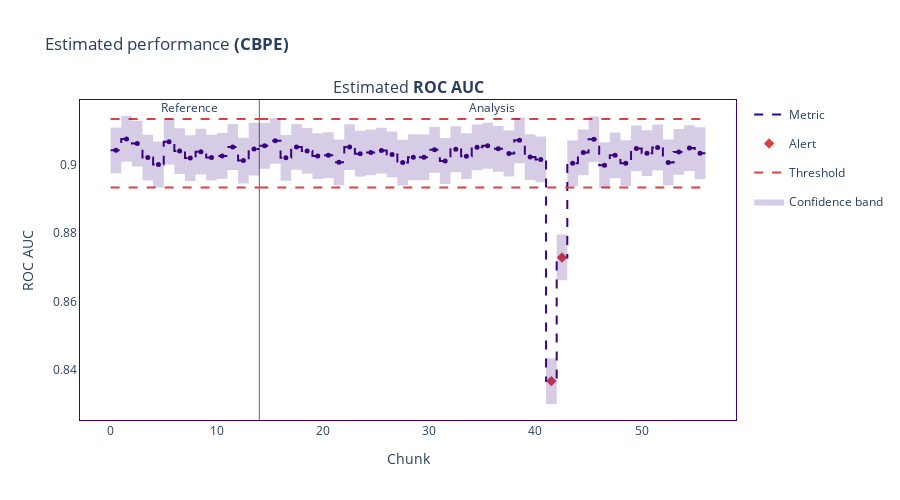

Notebook cell for this chart:
### Code cell
figure = estimated_performance.plot()
figure.show()

### Figure 1 — Plotly figure (JSON) as saved in the notebook; plotly's stock layout.template omitted (floating-point values rounded to 4 significant figures; data arrays with more than 128 entries replaced by an {"elided": "..."} marker saying what was removed)
{"data": [{"hoverinfo": "skip", "legendgroup": "metric_reference", "line": {"color": "#3b0280", "dash": "dash", "shape": "hv", "width": 2}, "mode": "lines", "name": "Metric", "showlegend": true, "type": "scatter", "x": [0, 1, 2, 3, 4, 5, 6, 7, 8, 9, 10, 11, 12, 13, 14], "xaxis": "x", "y": [0.9042, 0.9075, 0.9062, 0.9021, 0.9001, 0.9067, 0.904, 0.9019, 0.9038, 0.9021, 0.9026, 0.9052, 0.9012, 0.9046, 0.9046], "yaxis": "y"}, {"customdata": [["Estimated <b>ROC AUC</b>", "<b style=\"color:#3b0280;line-height:60px\">Reference</b>", "", "[0:4999]", "Chunk index: <b>0</b>", 0.9042, 0.0067], ["Estimated <b>ROC AUC</b>", "<b style=\"color:#3b0280;line-height:60px\">Reference</b>", "", "[5000:9999]", "Chunk index: <b>1</b>", 0.9075, 0.0067], ["Estimated <b>ROC AUC</b>", "<b style=\"color:#3b0280;line-height:60px\">Reference</b>", "", "[10000:14999]", "Chunk index: <b>2</b>", 0.9062, 0.0067], ["Estimated <b>ROC AUC</b>", "<b style=\"color:#3b0280;line-height:60px\">Reference</b>", "", "[15000:19999]", "Chunk index: <b>3</b>", 0.9021, 0.0067], ["Estimated <b>ROC AUC</b>", "<b style=\"color:#3b0280;line-height:60px\">Reference</b>", "", "[20000:24999]", "Chunk index: <b>4</b>", 0.9001, 0.0067], ["Estimated <b>ROC AUC</b>", "<b style=\"color:#3b0280;line-height:60px\">Reference</b>", "", "[25000:29999]", "Chunk index: <b>5</b>", 0.9067, 0.0067], ["Estimated <b>ROC AUC</b>", "<b style=\"color:#3b0280;line-height:60px\">Reference</b>", "", "[30000:34999]", "Chunk index: <b>6</b>", 0.904, 0.0067], ["Estimated <b>ROC AUC</b>", "<b style=\"color:#3b0280;line-height:60px\">Reference</b>", "", "[35000:39999]", "Chunk index: <b>7</b>", 0.9019, 0.0067], ["Estimated <b>ROC AUC</b>", "<b style=\"color:#3b0280;line-height:60px\">Reference</b>", "", "[40000:44999]", "Chunk index: <b>8</b>", 0.9038, 0.0067], ["Estimated <b>ROC AUC</b>", "<b style=\"color:#3b0280;line-height:60px\">Reference</b>", "", "[45000:49999]", "Chunk index: <b>9</b>", 0.9021, 0.0067], ["Estimated <b>ROC AUC</b>", "<b style=\"color:#3b0280;line-height:60px\">Reference</b>", "", "[50000:54999]", "Chunk index: <b>10</b>", 0.9026, 0.0067], ["Estimated <b>ROC AUC</b>", "<b style=\"color:#3b0280;line-height:60px\">Reference</b>", "", "[55000:59999]", "Chunk index: <b>11</b>", 0.9052, 0.0067], ["Estimated <b>ROC AUC</b>", "<b style=\"color:#3b0280;line-height:60px\">Reference</b>", "", "[60000:64999]", "Chunk index: <b>12</b>", 0.9012, 0.0067], ["Estimated <b>ROC AUC</b>", "<b style=\"color:#3b0280;line-height:60px\">Reference</b>", "", "[65000:68784]", "Chunk index: <b>13</b>", 0.9046, 0.0077]], "hovertemplate": "%{customdata[1]} &nbsp; &nbsp; %{customdata[2]} <br />Chunk: <b>%{customdata[3]}</b> &nbsp; &nbsp; %{customdata[4]} <br />%{customdata[0]}: <b>%{customdata[5]}</b><br />Confidence band: +/- <b>%{customdata[6]}</b><br /><extra></extra>", "legendgroup": "metric_reference", "line": {"dash": "dash"}, "marker": {"color": "#3b0280", "size": 5, "symbol": "circle"}, "mode": "markers", "name": "Metric", "showlegend": false, "type": "scatter", "x": [0.5, 1.5, 2.5, 3.5, 4.5, 5.5, 6.5, 7.5, 8.5, 9.5, 10.5, 11.5, 12.5, 13.5], "xaxis": "x", "y": [0.9042, 0.9075, 0.9062, 0.9021, 0.9001, 0.9067, 0.904, 0.9019, 0.9038, 0.9021, 0.9026, 0.9052, 0.9012, 0.9046, 0.9046], "yaxis": "y"}, {"hoverinfo": "skip", "legendgroup": "metric_analysis", "line": {"color": "#3b0280", "dash": "dash", "shape": "hv", "width": 2}, "mode": "lines", "name": "Metric", "showlegend": false, "type": "scatter", "x": [14, 15, 16, 17, 18, 19, 20, 21, 22, 23, 24, 25, 26, 27, 28, 29, 30, 31, 32, 33, 34, 35, 36, 37, 38, 39, 40, 41, 42, 43, 44, 45, 46, 47, 48, 49, 50, 51, 52, 53, 54, 55, 56], "xaxis": "x", "y": [0.9055, 0.907, 0.902, 0.9052, 0.904, 0.9025, 0.9028, 0.9007, 0.9051, 0.9032, 0.9036, 0.9041, 0.903, 0.9006, 0.9022, 0.9022, 0.9044, 0.9011, 0.9045, 0.9025, 0.9051, 0.9055, 0.9046, 0.9033, 0.9071, 0.9022, 0.9015, 0.8368, 0.8729, 0.9004, 0.9036, 0.9074, 0.8999, 0.9027, 0.9005, 0.9048, 0.9034, 0.905, 0.9007, 0.9037, 0.9049, 0.9033, 0.9033], "yaxis": "y"}, {"customdata": {"elided": "42x7 mixed values"}, "hovertemplate": "%{customdata[1]} &nbsp; &nbsp; %{customdata[2]} <br />Chunk: <b>%{customdata[3]}</b> &nbsp; &nbsp; %{customdata[4]} <br />%{customdata[0]}: <b>%{customdata[5]}</b><br />Confidence band: +/- <b>%{customdata[6]}</b><br /><extra></extra>", "legendgroup": "metric_analysis", "line": {"dash": "dash"}, "marker": {"color": "#3b0280", "size": 5, "symbol": "circle"}, "mode": "markers", "name": "Metric", "showlegend": false, "type": "scatter", "x": [14.5, 15.5, 16.5, 17.5, 18.5, 19.5, 20.5, 21.5, 22.5, 23.5, 24.5, 25.5, 26.5, 27.5, 28.5, 29.5, 30.5, 31.5, 32.5, 33.5, 34.5, 35.5, 36.5, 37.5, 38.5, 39.5, 40.5, 41.5, 42.5, 43.5, 44.5, 45.5, 46.5, 47.5, 48.5, 49.5, 50.5, 51.5, 52.5, 53.5, 54.5, 55.5], "xaxis": "x", "y": [0.9055, 0.907, 0.902, 0.9052, 0.904, 0.9025, 0.9028, 0.9007, 0.9051, 0.9032, 0.9036, 0.9041, 0.903, 0.9006, 0.9022, 0.9022, 0.9044, 0.9011, 0.9045, 0.9025, 0.9051, 0.9055, 0.9046, 0.9033, 0.9071, 0.9022, 0.9015, 0.8368, 0.8729, 0.9004, 0.9036, 0.9074, 0.8999, 0.9027, 0.9005, 0.9048, 0.9034, 0.905, 0.9007, 0.9037, 0.9049, 0.9033, 0.9033], "yaxis": "y"}, {"hoverinfo": "skip", "legendgroup": "alert", "marker": {"color": "#DD4040", "size": 8, "symbol": "diamond"}, "mode": "markers", "name": "Alert", "showlegend": true, "type": "scatter", "x": [41.5, 42.5], "xaxis": "x", "y": [0.8368, 0.8729], "yaxis": "y"}, {"hoverinfo": "skip", "legendgroup": "thresh", "line": {"color": "#DD4040", "dash": "dash", "width": 2}, "mode": "lines", "name": "Threshold", "showlegend": true, "type": "scatter", "x": [0, 1, 2, 3, 4, 5, 6, 7, 8, 9, 10, 11, 12, 13, 14], "xaxis": "x", "y": [0.9134, 0.9134, 0.9134, 0.9134, 0.9134, 0.9134, 0.9134, 0.9134, 0.9134, 0.9134, 0.9134, 0.9134, 0.9134, 0.9134, 0.9134], "yaxis": "y"}, {"hoverinfo": "skip", "legendgroup": "thresh", "line": {"color": "#DD4040", "dash": "dash", "width": 2}, "mode": "lines", "name": "Threshold", "showlegend": false, "type": "scatter", "x": [0, 1, 2, 3, 4, 5, 6, 7, 8, 9, 10, 11, 12, 13, 14], "xaxis": "x", "y": [0.8934, 0.8934, 0.8934, 0.8934, 0.8934, 0.8934, 0.8934, 0.8934, 0.8934, 0.8934, 0.8934, 0.8934, 0.8934, 0.8934, 0.8934], "yaxis": "y"}, {"hoverinfo": "skip", "legendgroup": "thresh", "line": {"color": "#DD4040", "dash": "dash", "width": 2}, "mode": "lines", "name": "Threshold", "showlegend": false, "type": "scatter", "x": [14, 15, 16, 17, 18, 19, 20, 21, 22, 23, 24, 25, 26, 27, 28, 29, 30, 31, 32, 33, 34, 35, 36, 37, 38, 39, 40, 41, 42, 43, 44, 45, 46, 47, 48, 49, 50, 51, 52, 53, 54, 55, 56], "xaxis": "x", "y": [0.9134, 0.9134, 0.9134, 0.9134, 0.9134, 0.9134, 0.9134, 0.9134, 0.9134, 0.9134, 0.9134, 0.9134, 0.9134, 0.9134, 0.9134, 0.9134, 0.9134, 0.9134, 0.9134, 0.9134, 0.9134, 0.9134, 0.9134, 0.9134, 0.9134, 0.9134, 0.9134, 0.9134, 0.9134, 0.9134, 0.9134, 0.9134, 0.9134, 0.9134, 0.9134, 0.9134, 0.9134, 0.9134, 0.9134, 0.9134, 0.9134, 0.9134, 0.9134], "yaxis": "y"}, {"hoverinfo": "skip", "legendgroup": "thresh", "line": {"color": "#DD4040", "dash": "dash", "width": 2}, "mode": "lines", "name": "Threshold", "showlegend": false, "type": "scatter", "x": [14, 15, 16, 17, 18, 19, 20, 21, 22, 23, 24, 25, 26, 27, 28, 29, 30, 31, 32, 33, 34, 35, 36, 37, 38, 39, 40, 41, 42, 43, 44, 45, 46, 47, 48, 49, 50, 51, 52, 53, 54, 55, 56], "xaxis": "x", "y": [0.8934, 0.8934, 0.8934, 0.8934, 0.8934, 0.8934, 0.8934, 0.8934, 0.8934, 0.8934, 0.8934, 0.8934, 0.8934, 0.8934, 0.8934, 0.8934, 0.8934, 0.8934, 0.8934, 0.8934, 0.8934, 0.8934, 0.8934, 0.8934, 0.8934, 0.8934, 0.8934, 0.8934, 0.8934, 0.8934, 0.8934, 0.8934, 0.8934, 0.8934, 0.8934, 0.8934, 0.8934, 0.8934, 0.8934, 0.8934, 0.8934, 0.8934, 0.8934], "yaxis": "y"}, {"connectgaps": true, "hoverinfo": "skip", "line": {"color": "rgba(0,0,0,0)", "shape": "hv"}, "mode": "lines", "name": "Confidence band", "showlegend": false, "type": "scatter", "x": [0, 1, 2, 3, 4, 5, 6, 7, 8, 9, 10, 11, 12, 13, 14], "xaxis": "x", "y": [0.9109, 0.9142, 0.9129, 0.9088, 0.9067, 0.9134, 0.9107, 0.9086, 0.9105, 0.9088, 0.9093, 0.9119, 0.9079, 0.9122, 0.9122], "yaxis": "y"}, {"connectgaps": true, "fill": "tonexty", "fillcolor": "rgba(0.23137254901960785, 0.00784313725490196, 0.5019607843137255, 0.2)", "hoverinfo": "skip", "line": {"color": "rgba(0,0,0,0)", "shape": "hv"}, "mode": "lines", "name": "Confidence band", "showlegend": true, "type": "scatter", "x": [0, 1, 2, 3, 4, 5, 6, 7, 8, 9, 10, 11, 12, 13, 14], "xaxis": "x", "y": [0.8975, 0.9009, 0.8995, 0.8954, 0.8934, 0.9, 0.8973, 0.8952, 0.8971, 0.8954, 0.8959, 0.8985, 0.8945, 0.8969, 0.8969], "yaxis": "y"}, {"connectgaps": true, "hoverinfo": "skip", "line": {"color": "rgba(0,0,0,0)", "shape": "hv"}, "mode": "lines", "name": "Confidence band", "showlegend": false, "type": "scatter", "x": [14, 15, 16, 17, 18, 19, 20, 21, 22, 23, 24, 25, 26, 27, 28, 29, 30, 31, 32, 33, 34, 35, 36, 37, 38, 39, 40, 41, 42, 43, 44, 45, 46, 47, 48, 49, 50, 51, 52, 53, 54, 55, 56], "xaxis": "x", "y": [0.9122, 0.9137, 0.9087, 0.9119, 0.9107, 0.9092, 0.9095, 0.9074, 0.9118, 0.9099, 0.9103, 0.9108, 0.9097, 0.9073, 0.9089, 0.9089, 0.9111, 0.9078, 0.9112, 0.9092, 0.9118, 0.9122, 0.9113, 0.91, 0.9138, 0.9089, 0.9082, 0.8435, 0.8796, 0.9071, 0.9103, 0.9141, 0.9066, 0.9094, 0.9071, 0.9115, 0.91, 0.9117, 0.9073, 0.9104, 0.9115, 0.9109, 0.9109], "yaxis": "y"}, {"connectgaps": true, "fill": "tonexty", "fillcolor": "rgba(0.23137254901960785, 0.00784313725490196, 0.5019607843137255, 0.2)", "hoverinfo": "skip", "line": {"color": "rgba(0,0,0,0)", "shape": "hv"}, "mode": "lines", "name": "Confidence band", "showlegend": false, "type": "scatter", "x": [14, 15, 16, 17, 18, 19, 20, 21, 22, 23, 24, 25, 26, 27, 28, 29, 30, 31, 32, 33, 34, 35, 36, 37, 38, 39, 40, 41, 42, 43, 44, 45, 46, 47, 48, 49, 50, 51, 52, 53, 54, 55, 56], "xaxis": "x", "y": [0.8988, 0.9003, 0.8953, 0.8985, 0.8973, 0.8958, 0.8961, 0.894, 0.8985, 0.8965, 0.8969, 0.8974, 0.8963, 0.8939, 0.8955, 0.8955, 0.8977, 0.8944, 0.8978, 0.8958, 0.8984, 0.8989, 0.8979, 0.8966, 0.9004, 0.8956, 0.8949, 0.8301, 0.8662, 0.8937, 0.8969, 0.9007, 0.8932, 0.8961, 0.8938, 0.8981, 0.8967, 0.8983, 0.894, 0.897, 0.8982, 0.8958, 0.8958], "yaxis": "y"}], "layout": {"annotations": [{"font": {"size": 16}, "showarrow": false, "text": "Estimated <b>ROC AUC</b>", "x": 0.5, "xanchor": "center", "xref": "paper", "y": 1, "yanchor": "bottom", "yref": "paper"}, {"showarrow": false, "text": "Reference", "x": 6.5, "xref": "x", "xshift": 10, "y": 1.01, "yref": "y domain"}, {"showarrow": false, "text": "Analysis", "x": 34.5, "xref": "x", "xshift": 15, "y": 1.01, "yref": "y domain"}], "height": 500, "hoverlabel": {"bgcolor": "white", "font": {"size": 14}}, "legend": {"itemclick": false, "itemdoubleclick": false, "traceorder": "grouped"}, "paper_bgcolor": "rgba(255,255,255,1)", "plot_bgcolor": "rgba(255,255,255,1)", "shapes": [{"layer": "below", "line": {"color": "#666666", "width": 1}, "type": "line", "x0": 14, "x1": 14, "xref": "x", "y0": 0, "y1": 1, "yref": "y domain"}], "title": {"text": "Estimated performance <b>(CBPE)</b>"}, "xaxis": {"anchor": "y", "domain": [0, 1], "linecolor": "#3b0280", "matches": "x", "mirror": true, "showgrid": false, "title": {"text": "Chunk"}, "zeroline": false}, "yaxis": {"anchor": "x", "domain": [0, 1], "linecolor": "#3b0280", "mirror": true, "showgrid": false, "title": {"text": "ROC AUC"}, "zeroline": false}}}
